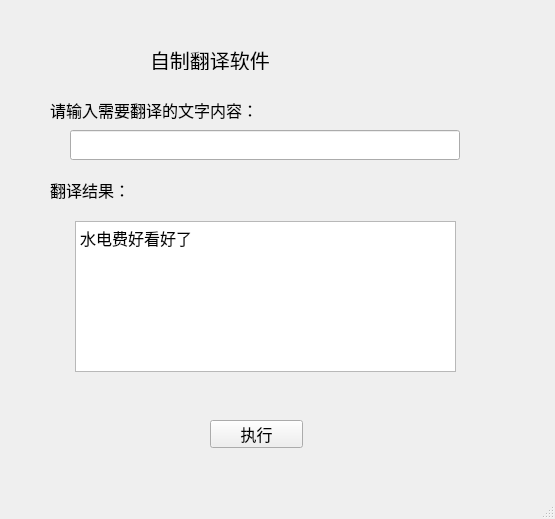
<?xml version="1.0" encoding="UTF-8"?>
<ui version="4.0">
 <class>Translation</class>
 <widget class="QMainWindow" name="Translation">
  <property name="geometry">
   <rect>
    <x>0</x>
    <y>0</y>
    <width>555</width>
    <height>519</height>
   </rect>
  </property>
  <property name="font">
   <font>
    <family>黑体</family>
    <pointsize>12</pointsize>
    <weight>50</weight>
    <italic>false</italic>
    <bold>false</bold>
   </font>
  </property>
  <property name="windowTitle">
   <string>Translation</string>
  </property>
  <widget class="QWidget" name="centralwidget">
   <widget class="QLabel" name="label">
    <property name="geometry">
     <rect>
      <x>150</x>
      <y>50</y>
      <width>200</width>
      <height>20</height>
     </rect>
    </property>
    <property name="font">
     <font>
      <family>楷体</family>
      <pointsize>15</pointsize>
      <weight>50</weight>
      <italic>false</italic>
      <bold>false</bold>
     </font>
    </property>
    <property name="text">
     <string>自制翻译软件</string>
    </property>
   </widget>
   <widget class="QLabel" name="label_2">
    <property name="geometry">
     <rect>
      <x>50</x>
      <y>100</y>
      <width>261</width>
      <height>20</height>
     </rect>
    </property>
    <property name="font">
     <font>
      <family>黑体</family>
      <pointsize>12</pointsize>
      <weight>50</weight>
      <italic>false</italic>
      <bold>false</bold>
     </font>
    </property>
    <property name="text">
     <string>请输入需要翻译的文字内容：</string>
    </property>
   </widget>
   <widget class="QLineEdit" name="lineEdit">
    <property name="geometry">
     <rect>
      <x>70</x>
      <y>130</y>
      <width>390</width>
      <height>30</height>
     </rect>
    </property>
   </widget>
   <widget class="QLabel" name="label_3">
    <property name="geometry">
     <rect>
      <x>50</x>
      <y>180</y>
      <width>100</width>
      <height>20</height>
     </rect>
    </property>
    <property name="font">
     <font>
      <family>黑体</family>
      <pointsize>12</pointsize>
      <weight>50</weight>
      <italic>false</italic>
      <bold>false</bold>
     </font>
    </property>
    <property name="text">
     <string>翻译结果：</string>
    </property>
   </widget>
   <widget class="QPushButton" name="pushButton">
    <property name="geometry">
     <rect>
      <x>210</x>
      <y>420</y>
      <width>93</width>
      <height>28</height>
     </rect>
    </property>
    <property name="text">
     <string>执行</string>
    </property>
   </widget>
   <widget class="QTextBrowser" name="textBrowser">
    <property name="geometry">
     <rect>
      <x>75</x>
      <y>221</y>
      <width>381</width>
      <height>151</height>
     </rect>
    </property>
    <property name="html">
     <string>&lt;!DOCTYPE HTML PUBLIC &quot;-//W3C//DTD HTML 4.0//EN&quot; &quot;http://www.w3.org/TR/REC-html40/strict.dtd&quot;&gt;
&lt;html&gt;&lt;head&gt;&lt;meta name=&quot;qrichtext&quot; content=&quot;1&quot; /&gt;&lt;style type=&quot;text/css&quot;&gt;
p, li { white-space: pre-wrap; }
&lt;/style&gt;&lt;/head&gt;&lt;body style=&quot; font-family:'黑体'; font-size:12pt; font-weight:400; font-style:normal;&quot;&gt;
&lt;p style=&quot; margin-top:0px; margin-bottom:0px; margin-left:0px; margin-right:0px; -qt-block-indent:0; text-indent:0px;&quot;&gt;水电费好看好了&lt;/p&gt;&lt;/body&gt;&lt;/html&gt;</string>
    </property>
   </widget>
  </widget>
  <widget class="QMenuBar" name="menubar">
   <property name="geometry">
    <rect>
     <x>0</x>
     <y>0</y>
     <width>555</width>
     <height>26</height>
    </rect>
   </property>
  </widget>
  <widget class="QStatusBar" name="statusbar"/>
 </widget>
 <resources/>
 <connections/>
</ui>
